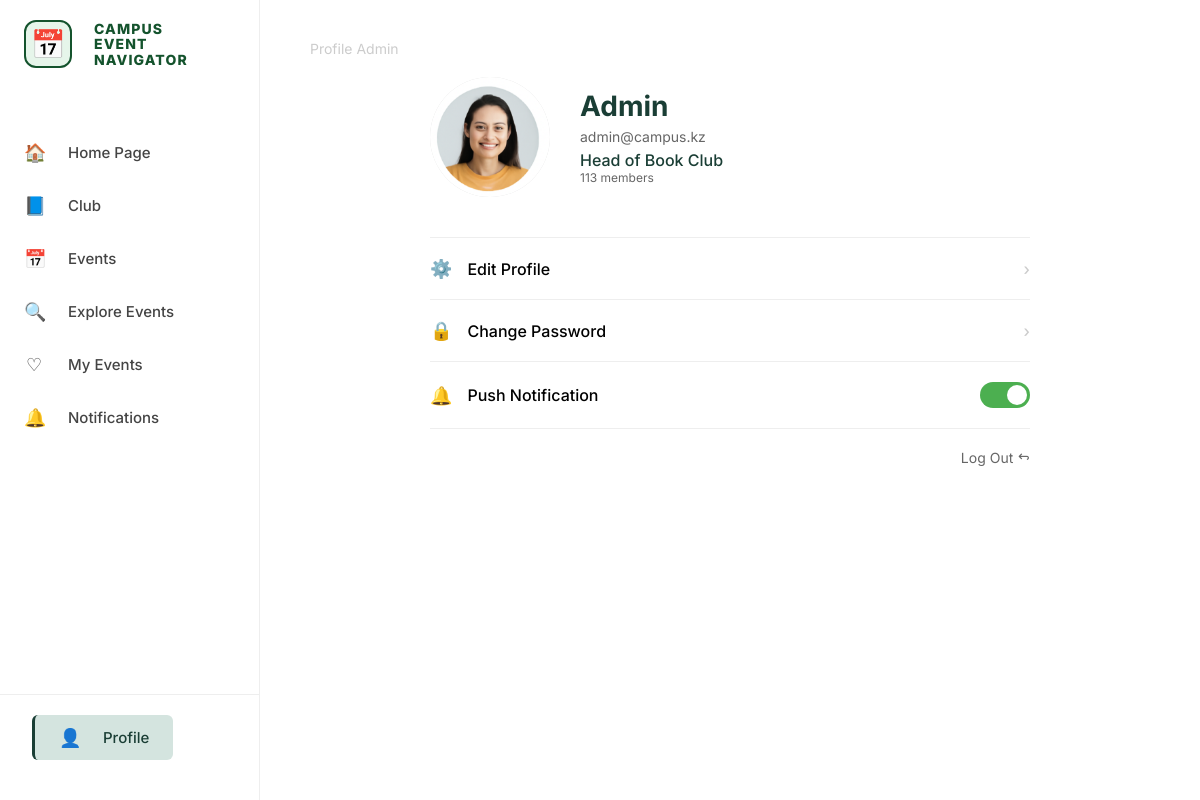
Page /admin_profile (signed in) on the earlier database version.
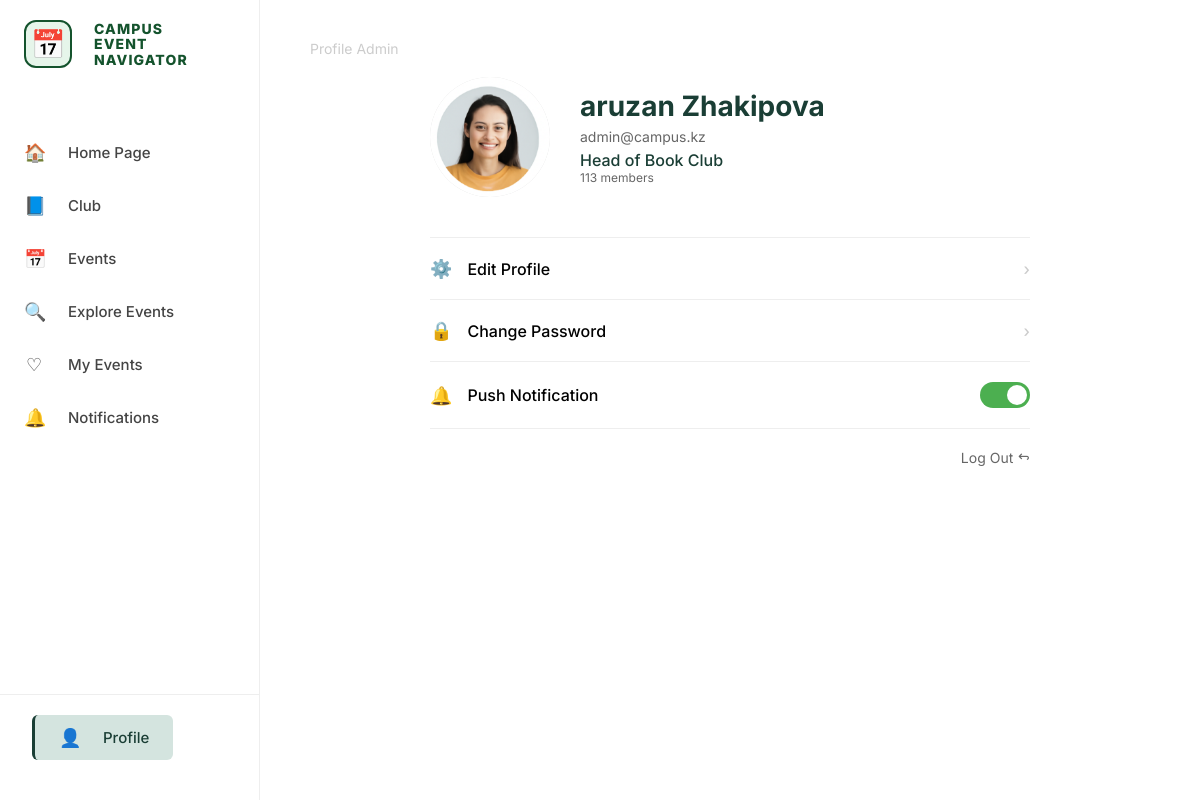
Same page on the later database version.
### app.py (models this page shows, shortened)
class User(db.Model):
    id = db.Column(db.Integer, primary_key=True)
    name = db.Column(db.String(100), nullable=False)
    email = db.Column(db.String(100), unique=True)
    password = db.Column(db.String(200))
    is_admin = db.Column(db.Boolean, default=False)

### app.py (the view)
@app.route('/admin_profile')
def admin_profile():
    if 'user_id' not in session or not session.get('is_admin'):
        flash('Access denied. Admins only.', 'danger')
        return redirect(url_for('login'))
    user = User.query.get(session['user_id'])
    if not user:
        flash('User not found', 'danger')
        return redirect(url_for('login'))
    name_parts = user.name.split(' ', 1)
    first_name = name_parts[0]
    last_name = name_parts[1] if len(name_parts) > 1 else ""
    return render_template('admin_profile.html',
                         first_name=first_name,
                         last_name=last_name,
                         email=user.email)

### templates/admin_profile.html (shortened to what this page needs)
<!DOCTYPE html>
<html lang="en">
<head>
  <link rel="stylesheet" href="{{ url_for('static', filename='style.css') }}">
</head>
<body>
  <div class="dashboard-page">
    <aside class="sidebar">
      <div class="sidebar-logo">
        <div class="sidebar-logo-icon">📅</div>
        <div class="sidebar-logo-text">
          <span>CAMPUS</span>
          <span>EVENT</span>
          <span>NAVIGATOR</span>
        </div>
      </div>
      <nav class="sidebar-menu">
        <a class="sidebar-item" href="{{ url_for('admin_dashboard') }}">
          <span class="sidebar-icon">🏠</span>
          <span>Home Page</span>
        </a>
        <a class="sidebar-item" href="{{ url_for('admin_club') }}">
          <span class="sidebar-icon">📘</span>
          <span>Club</span>
        </a>
        <a class="sidebar-item" href="{{ url_for('admin_events') }}">
          <span class="sidebar-icon">📅</span>
          <span>Events</span>
        </a>
        <a class="sidebar-item" href="{{ url_for('admin_explore') }}">
          <span class="sidebar-icon">🔍</span>
          <span>Explore Events</span>
        </a>
        <a class="sidebar-item" href="{{ url_for('admin_myevents') }}">
          <span class="sidebar-icon">♡</span>
          <span>My Events</span>
        </a>
        <a class="sidebar-item" href="{{ url_for('admin_notifications') }}">
          <span class="sidebar-icon">🔔</span>
          <span>Notifications</span>
        </a>
      </nav>
      <div class="sidebar-profile">
        <a href="{{ url_for('admin_profile') }}" class="sidebar-item sidebar-profile-link active">
          <span class="sidebar-icon">👤</span>
          <span>Profile</span>
        </a>
      </div>
    </aside>
    <main class="main-content">
      <div class="admin-page-header">Profile Admin</div>
      <div class="profile-container">
        <div class="user-info">
          <img src="{{ url_for('static', filename='profile.png') }}" alt="Profile" class="user-avatar">
          <div class="user-details">
            <h2>{{ session.get('user_name', 'Admin User') }}</h2>
            <p class="user-email" style="color: #666; font-size: 14px; margin-bottom: 5px;">
              {{ session.get('user_email', 'admin@campus.kz') }}
            </p>
            <p class="role">Head of Book Club</p>
            <p style="font-size:12px; color:#666;">113 members</p>
          </div>
        </div>
        <ul class="profile-menu">
          <li class="profile-menu-item" onclick="goToAdminEditProfile()">
            <div class="menu-left">
              <span class="menu-icon">⚙️</span>
              <span>Edit Profile</span>
            </div>
            <span class="arrow-icon">›</span>
          </li>
          <li class="profile-menu-item" onclick="showPasswordModal()">
            <div class="menu-left">
              <span class="menu-icon">🔒</span>
              <span>Change Password</span>
            </div>
            <span class="arrow-icon">›</span>
          </li>
          <li class="profile-menu-item">
            <div class="menu-left">
              <span class="menu-icon">🔔</span>
              <span>Push Notification</span>
            </div>
            <label class="switch">
              <span class="slider orange-state"></span>
            </label>
          </li>
        </ul>
        <a href="{{ url_for('logout') }}" class="logout-link">
          Log Out <span style="transform: rotate(180deg);">↪</span>
        </a>
      </div>
    </main>
  </div>
</body>
</html>

Differences in the rows shown:
changed User "admin@campus.kz": get "Admin" → "aruzan Zhakipova"
